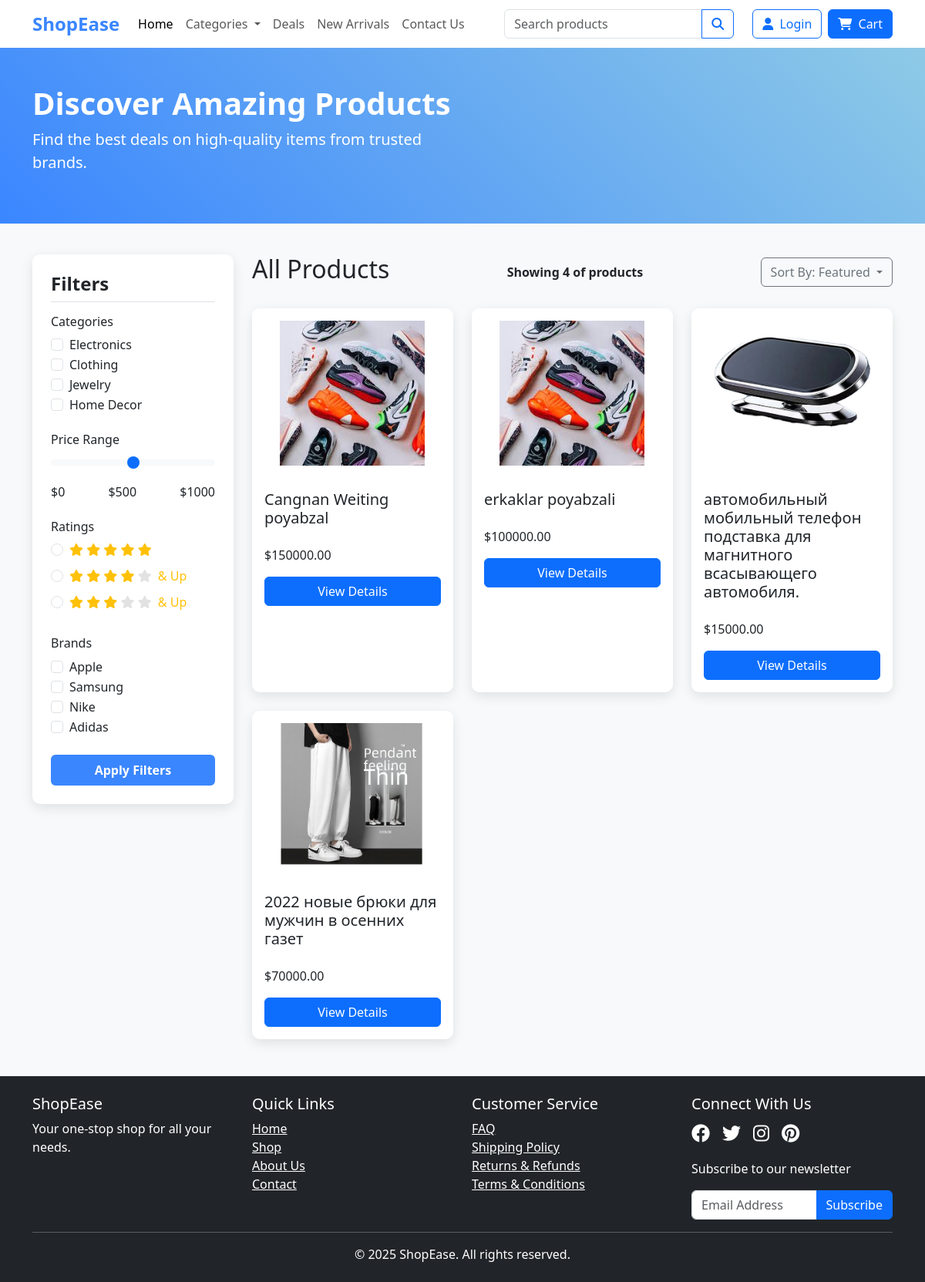
Page /category/ on the earlier database version.
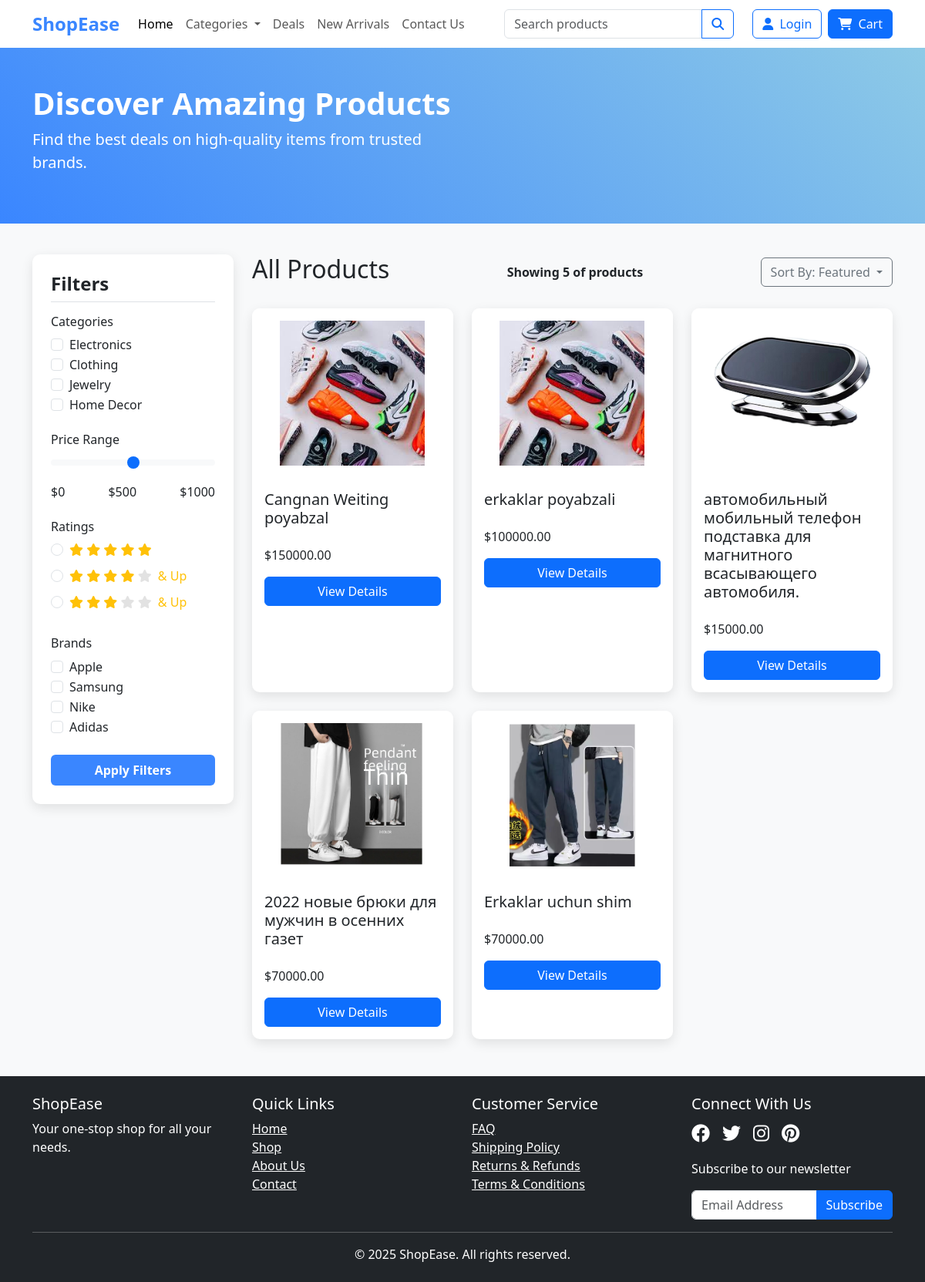
Same page on the later database version.
### app/models.py (models this page shows, shortened)
class Product(models.Model):
    STATUS_CHOICES = (
        ('Active', 'Active'),
        ('Draft', 'Draft'),
        ('Out of Stock', 'Out of Stock'),
    )
    name = models.CharField(max_length=255)
    sku = models.CharField(max_length=50, blank=True)
    category = models.ForeignKey(Category, on_delete=models.CASCADE, related_name='products', null=True)
    price = models.DecimalField(max_digits=10, decimal_places=2)
    discount_price = models.DecimalField(max_digits=10, decimal_places=2, null=True, blank=True)
    description = models.TextField(blank=True)
    inventory = models.PositiveIntegerField(default=0)
    image = models.ImageField(upload_to='products/', null=True, blank=True)
    weight = models.DecimalField(max_digits=6, decimal_places=2, null=True, blank=True)
    status = models.CharField(max_length=20, choices=STATUS_CHOICES, default='Active')
    tags = models.CharField(max_length=255, blank=True)
    seo_title = models.CharField(max_length=255, blank=True)
    seo_description = models.TextField(blank=True)
    created_at = models.DateTimeField(auto_now_add=True)
    updated_at = models.DateTimeField(auto_now=True)

### app/views.py (the view)
# urls.py: path('category/', CategoryView.as_view(), name='category'),
class CategoryView(ListView):
    model = Product
    template_name = 'ecomm/productlisting.html'
    context_object_name = 'products'
    def get_queryset(self):
        category_id = self.request.GET.get('id')
        if category_id:
            return Product.objects.filter(category__id=category_id)
        return Product.objects.all()
    def get_context_data(self, **kwargs):
        context = super().get_context_data(**kwargs)
        category_id = self.request.GET.get('id')
        if category_id:
            context['category'] = Category.objects.get(id=category_id)
        return context

### templates/ecomm/productlisting.html (shortened to what the changed rows need)
<!DOCTYPE html>
<html lang="en">
<head>
    <link href="https://cdnjs.cloudflare.com/ajax/libs/bootstrap/5.3.0/css/bootstrap.min.css" rel="stylesheet">
    <link href="https://cdnjs.cloudflare.com/ajax/libs/font-awesome/6.4.0/css/all.min.css" rel="stylesheet">
</head>
<body>
{% block content %}
    <div class="hero-section">
        <div class="container">
            <div class="row">
                <div class="col-md-6">
                    <h1>Discover Amazing Products</h1>
                </div>
            </div>
        </div>
    </div>
    <div class="container mb-5">
        <div class="row">
            <div class="col-lg-9">
                <div class="d-flex justify-content-between align-items-center mb-4">
                    {% if category %}
                        <h2>{{ category.name }}</h2>
                    {% else %}
                        <h2>All Products</h2>
                    {% endif %}
                    <p class="product-count mb-0">Showing <span id="productCount">{{ products|length }}</span>
                        of {{ total_products }} products</p>
                </div>
                <div class="row row-cols-1 row-cols-md-2 row-cols-lg-3 g-4" id="productGrid">
                    {% for product in products %}
                        <div class="col">
                            <div class="card h-100 product-card">
                                {% if product.image %}
                                    <img src="{{ product.image.url }}" class="card-img-top" alt="{{ product.name }}">
                                {% else %}
                                    <img src="" class="card-img-top"
                                         alt="Product placeholder">
                                {% endif %}
                                <div class="card-body">
                                    <h5 class="card-title">{{ product.name }}</h5>
                                    <p class="price">${{ product.price }}</p>
                                    <a href="{% url 'product_detail' product.pk %}" class="btn btn-primary">View
                                        Details</a>
                                </div>
                            </div>
                        </div>
                    {% empty %}
                        <div class="col-12 text-center py-5">
                            <p>No products found in this category.</p>
                        </div>
                    {% endfor %}
                </div>
            </div>
        </div>
    </div>
{% endblock %}
</body>
</html>

Differences in the rows shown:
added Product: image (picture), name "Erkaklar uchun shim", price "70000.00"
Other differences:
{{ products|length }}: "4" → "5"
